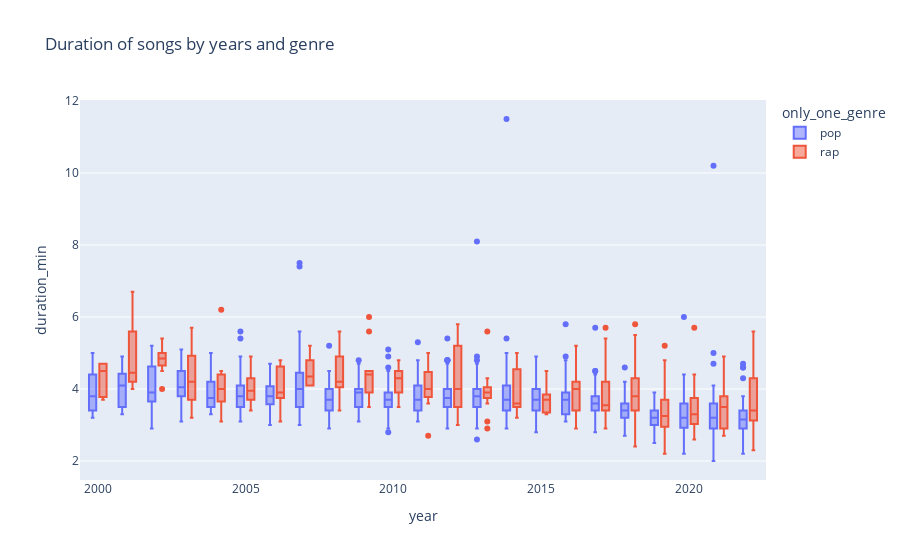

Notebook source saved alongside this figure:
### Code cell
px.box(
    df[df.only_one_genre.isin(["rap", "pop"])],
    x="year",
    y="duration_min",
    color="only_one_genre",
    title="Duration of songs by years and genre",
)

### Figure 1 — Plotly figure (JSON) as saved in the notebook; plotly's stock layout.template omitted (floating-point values rounded to 4 significant figures; data arrays with more than 128 entries replaced by an {"elided": "..."} marker saying what was removed)
{"data": [{"alignmentgroup": "True", "hovertemplate": "only_one_genre=pop<br>year=%{x}<br>duration_min=%{y}<extra></extra>", "legendgroup": "pop", "marker": {"color": "#636efa"}, "name": "pop", "notched": false, "offsetgroup": "pop", "orientation": "v", "showlegend": true, "type": "box", "x": {"elided": "994 int values"}, "x0": " ", "xaxis": "x", "y": {"elided": "994 float values"}, "y0": " ", "yaxis": "y"}, {"alignmentgroup": "True", "hovertemplate": "only_one_genre=rap<br>year=%{x}<br>duration_min=%{y}<extra></extra>", "legendgroup": "rap", "marker": {"color": "#EF553B"}, "name": "rap", "notched": false, "offsetgroup": "rap", "orientation": "v", "showlegend": true, "type": "box", "x": {"elided": "284 int values"}, "x0": " ", "xaxis": "x", "y": {"elided": "284 float values"}, "y0": " ", "yaxis": "y"}], "layout": {"boxmode": "group", "legend": {"title": {"text": "only_one_genre"}, "tracegroupgap": 0}, "title": {"text": "Duration of songs by years and genre"}, "xaxis": {"anchor": "y", "domain": [0, 1], "title": {"text": "year"}}, "yaxis": {"anchor": "x", "domain": [0, 1], "title": {"text": "duration_min"}}}}
